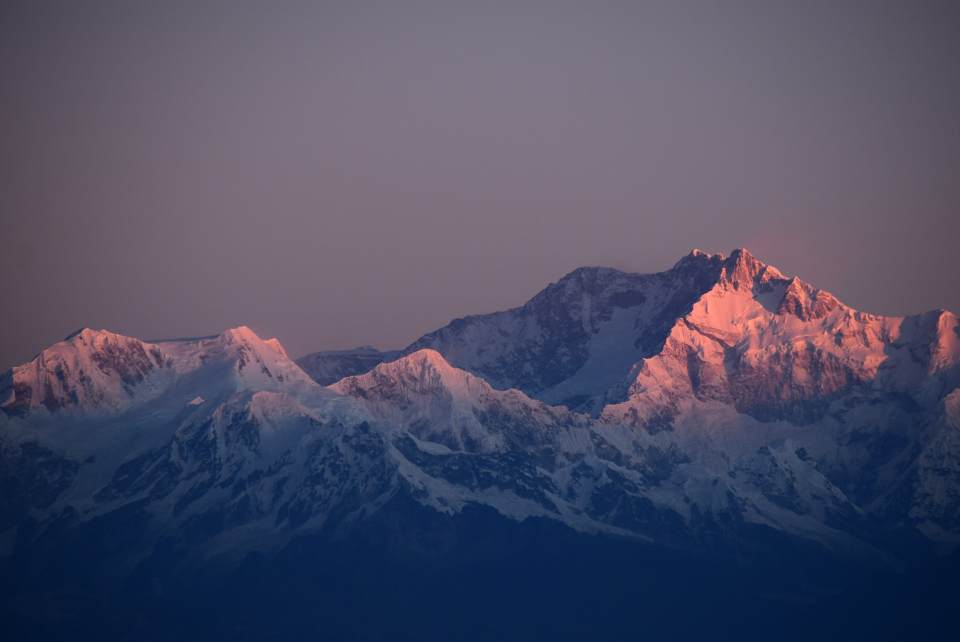
#> input picture tests/images/mountain.jpg, 1919 x 1283 px (shown at 1/2 size)
$ python -i edge.py   (imports and definitions only)
#> lines starting #> are read from the running program, lines starting #| are printed output that depends on the picture
### operations/grayscale.py
#  Copyright (C) 2023  Cullen St-Clair
#  Licensed Under the GNU GPL v3.0 License
#  See LICENSE for more information

import numpy as np


def grayscale(img: np.ndarray) -> np.ndarray:
    """Converts the image to grayscale.

    Args:
        img (np.ndarray): The image to convert to grayscale
        has_alpha (bool): Whether the image has an alpha channel

    Returns:
        np.ndarray: The grayscale image
    """

    # Average of all colour channels weighted equally for simple grayscale (naive)
    # gray = np.mean(img[..., :3], axis=2)

    # Gamma-corrected grayscale (weighted colour channels, vectorized for speed)
    gray = np.dot(img[..., :3], [0.2989, 0.5870, 0.1140])

    # Rebuild three colour channels for compatibility with other operations
    gray = np.dstack((gray, gray, gray))

    # Add the alpha channel back in if necessary
    if img.shape[2] == 4:
        alpha = img[..., 3]
        gray = np.dstack((gray, alpha))

    # Clip values to the range [0, 255]
    np.clip(gray, 0, 255, out=gray)

    # Convert back to uint8
    return gray.astype(np.uint8)

### operations/convolve.py
#  Copyright (C) 2023  Cullen St-Clair
#  Licensed Under the GNU GPL v3.0 License
#  See LICENSE for more information

import numpy as np
from scipy.signal import convolve2d


def convolve(img: np.ndarray, kernel: np.ndarray, passes: int = 1) -> np.ndarray:
    """Convolves an image with a kernel.

    Args:
        img (np.ndarray): The image to convolve
        kernel (np.ndarray): The kernel to convolve with (internally flipped in both axes)
        passes (int, optional): The number of times to convolve the image. Defaults to 1

    Returns:
        np.ndarray: The convolved image
    """

    # Ensure the kernel is square and is odd-sized
    if kernel.shape[0] != kernel.shape[1] or kernel.shape[0] % 2 == 0:
        raise ValueError("Kernel must be an odd-sized square")

    # Flip the kernel in both axes (convolution is equivalent to correlation with a flipped kernel)
    kernel = np.flip(kernel)

    # Promote array types
    img = img.astype(np.float64)
    kernel = kernel.astype(np.float64)

    # Extract alpha channel if necessary
    if img.shape[2] == 4:
        alpha = img[..., 3]
    else:
        alpha = None

    # Shortcut if image is grayscale
    if np.array_equal(img[..., 0], img[..., 1]) and np.array_equal(img[..., 0], img[..., 2]):
        # Perform the convolution
        gray = img[..., 0]
        for _ in range(passes):
            gray = convolve2d(gray, kernel, mode='same', boundary='symm')

        # Rebuild three colour channels for compatibility with other operations
        img = np.dstack((gray, gray, gray))

    else:
        # Extract colour channels from the image
        red = img[..., 0]
        green = img[..., 1]
        blue = img[..., 2]

        # Perform the convolution
        for _ in range(passes):
            red = convolve2d(red, kernel, mode='same', boundary='symm')
            green = convolve2d(green, kernel, mode='same', boundary='symm')
            blue = convolve2d(blue, kernel, mode='same', boundary='symm')

        # Recombine colour channels
        img = np.dstack((red, green, blue))

    # Add the alpha channel back in if necessary
    if alpha is not None:
        img = np.dstack((img, alpha))

    # Clip values to the range [0, 255] before converting back to uint8
    np.clip(img, 0, 255, out=img)

    # Convert back to uint8
    return img.astype(np.uint8)

### operations/threshold.py
#  Copyright (C) 2023  Cullen St-Clair
#  Licensed Under the GNU GPL v3.0 License
#  See LICENSE for more information

import numpy as np

from .grayscale import grayscale


def threshold(img: np.ndarray, cutoff: int = 128, binary: bool = False, invert: bool = False) -> np.ndarray:
    """Applies a threshold to an image.

    Args:
        img (np.ndarray): The image to apply the threshold to
        cutoff (int, optional): The threshold value. Defaults to 128
        binary (bool, optional): Whether to perform binary segmentation. Defaults to False
        invert (bool, optional): Whether to invert the threshold. Defaults to False

    Returns:
        np.ndarray: The thresholded image
    """

    # Ensure the threshold value is in the range [0, 255]
    if cutoff < 0 or cutoff > 255:
        raise ValueError("Threshold value must be in the range [0, 255]")

        # Convert to grayscale if performing binary segmentation
    if binary:
        img = grayscale(img)

    # Extract colour channels from the image
    red = img[..., 0]
    green = img[..., 1]
    blue = img[..., 2]

    # Extract alpha channel if necessary
    if img.shape[2] == 4:
        alpha = img[..., 3]
    else:
        alpha = None

    # Apply the threshold
    red = np.where(red < cutoff, 0, 255)
    green = np.where(green < cutoff, 0, 255)
    blue = np.where(blue < cutoff, 0, 255)

    # Recombine colour channels
    img = np.dstack((red, green, blue))

    # Add the alpha channel back in if necessary
    if alpha is not None:
        img = np.dstack((img, alpha))

    # Invert the threshold if specified
    if invert:
        img = 255 - img

    return img.astype(np.uint8)

### operations/edge.py
#  Copyright (C) 2023  Cullen St-Clair
#  Licensed Under the GNU GPL v3.0 License
#  See LICENSE for more information

import numpy as np

from .convolve import convolve
from .grayscale import grayscale
from .threshold import threshold


def edge(img: np.ndarray, cutoff: int = 150) -> np.ndarray:
    """Applies edge detection to an image using a Sobel filter.

    Args:
        img (np.ndarray): The image to apply edge detection to
        cutoff (int, optional): The threshold to use for edge detection. Defaults to 150.

    Returns:
        np.ndarray: The edge-detected image
    """

    # Convert to grayscale
    img = grayscale(img)

    # Filter noise by blurring the image (approximate Gaussian blur)
    img = convolve(img, np.array([[1, 2, 1], [2, 4, 2], [1, 2, 1]]) / 16, passes=2)

    # Sobel kernels
    gx = np.array([[-1, 0, 1], [-2, 0, 2], [-1, 0, 1]])
    gy = np.array([[-1, -2, -1], [0, 0, 0], [1, 2, 1]])

    # Convolve the image with the kernels
    img_x = convolve(img, gx)
    img_y = convolve(img, gy)

    # Combine the results by taking the magnitude of the gradient
    img = np.sqrt(img_x ** 2 + img_y ** 2)

    # Normalize the image
    img = img / np.max(img) * 255

    # Clip values to the range [0, 255]
    np.clip(img, 0, 255, out=img)

    # Threshold the image to reduce noise
    img = threshold(img, cutoff)

    # Convert back to uint8
    return img.astype(np.uint8)

>>> import cv2
>>> picture = cv2.imread('../tests/images/mountain.jpg')
#> picture is the input picture: shape (1283, 1919, 3); mean B, G, R 100.3, 77.3, 77.8
>>> result = edge(picture)
#> in grayscale, `gray = np.dot(img[..., :3], [0.2989, 0.5870, 0.1140])`:
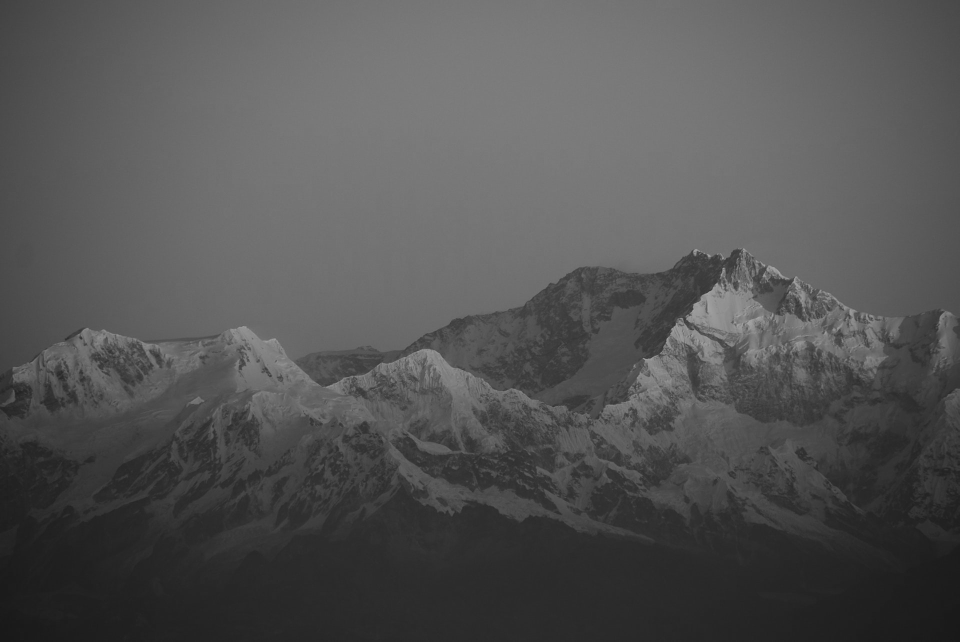
#> gray: shape (1283, 1919) float64 (shown at 1/2 size); min 24.43, max 178.1, mean 84.2
#> in convolve, `kernel = np.flip(kernel)`: kernel = [[0.0625, 0.125, 0.0625], [0.125, 0.25, 0.125], [0.0625, 0.125, 0.0625]]
#> call 2 of convolve, with kernel = array of shape (3, 3), passes = 1
#> the loop in convolve (call 2), `for _ in range(passes):` made 1 pass
#> pass 1, in convolve (call 2), `gray = convolve2d(gray, kernel, mode='same', boundary='symm')`:
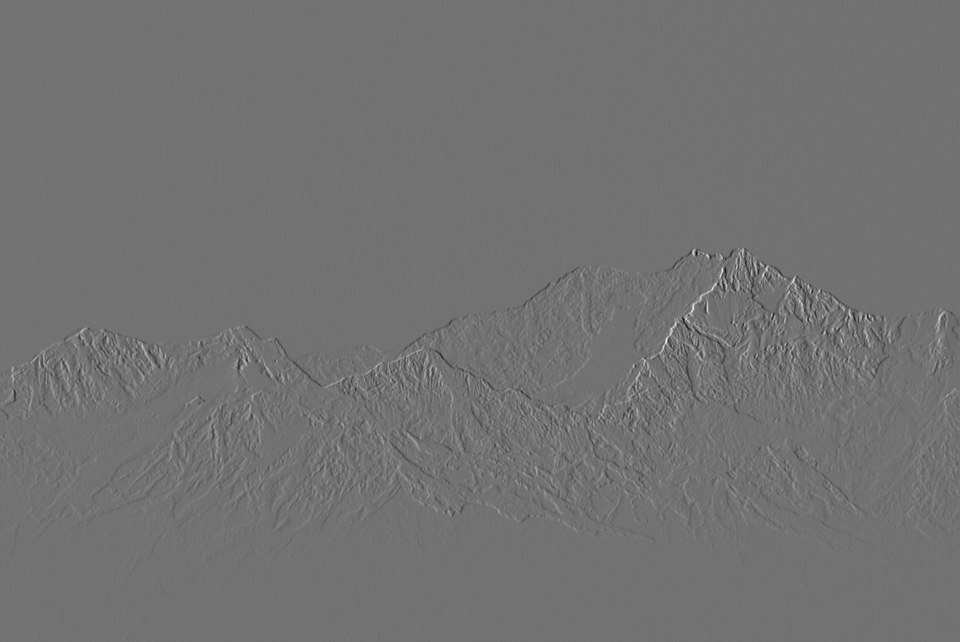
#> gray: shape (1283, 1919) float64 (shown at 1/2 size); min -182, max 224, mean 0; drawn with min black and max white
#> in convolve (call 2), `np.clip(img, 0, 255, out=img)`:
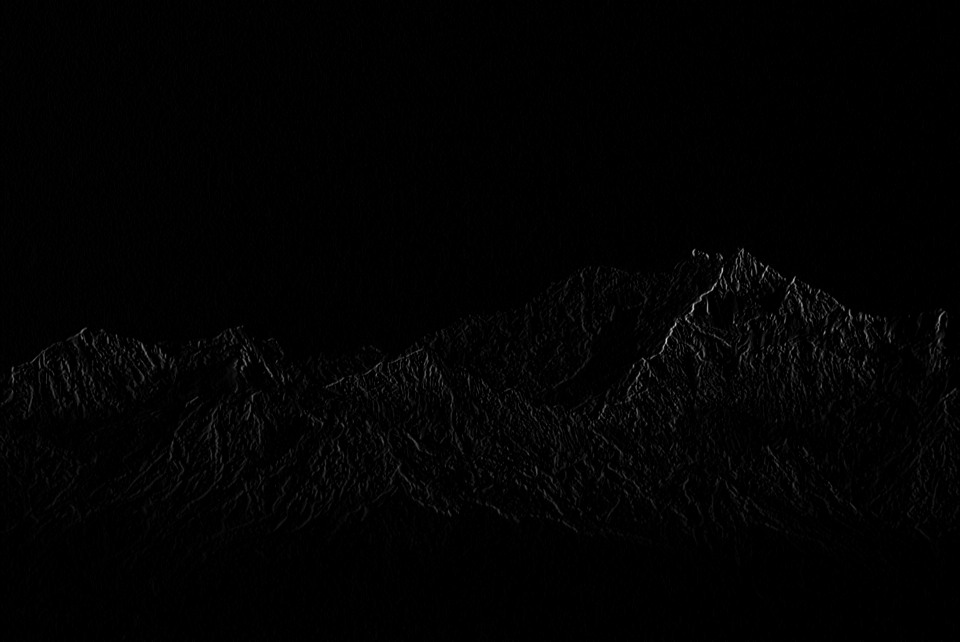
#> img: shape (1283, 1919, 3) float64 (shown at 1/2 size); min 0, max 224, mean 2.2
#> the loop in convolve (call 3), `for _ in range(passes):` made 1 pass
#> pass 1, in convolve (call 3), `gray = convolve2d(gray, kernel, mode='same', boundary='symm')`:
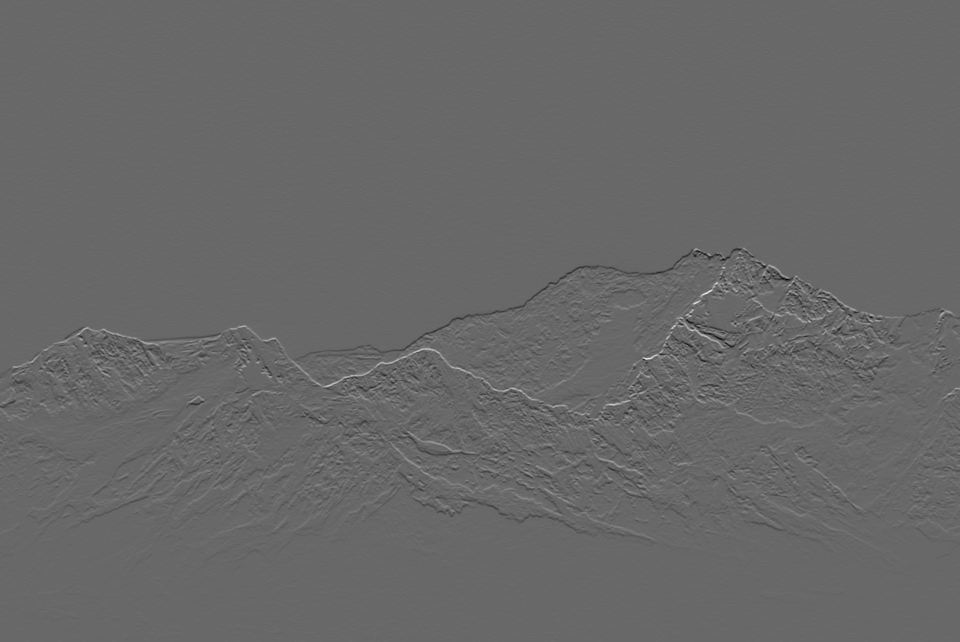
#> gray: shape (1283, 1919) float64 (shown at 1/2 size); min -170, max 244, mean -0.4; drawn with min black and max white
#> in edge, `img = np.sqrt(img_x ** 2 + img_y ** 2)`:
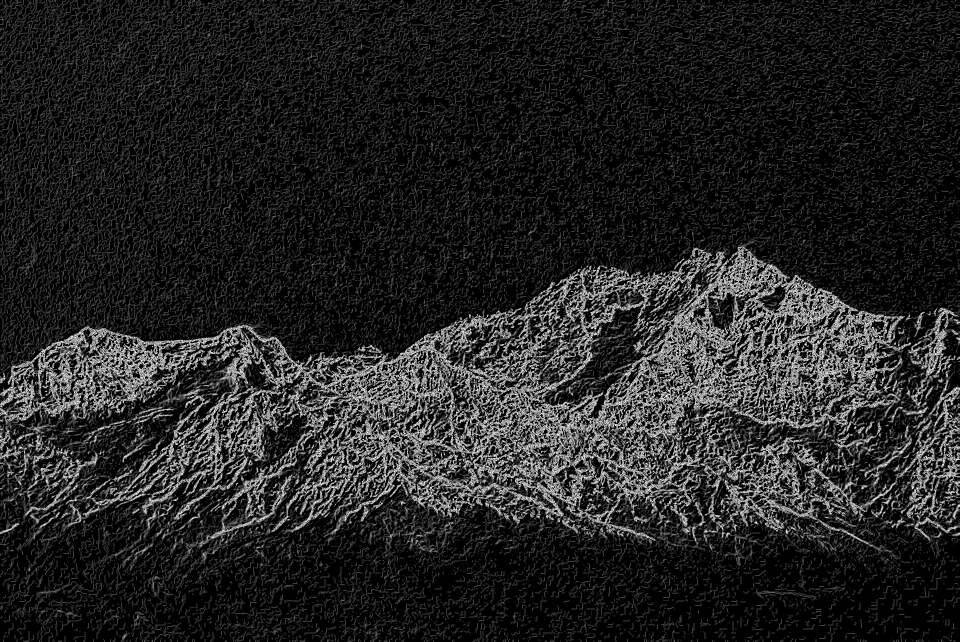
#> img: shape (1283, 1919, 3) float16 (shown at 1/2 size); min 0, max 15.81, mean 2.25; drawn with min black and max white
#> in threshold, `red = np.where(red < cutoff, 0, 255)`:
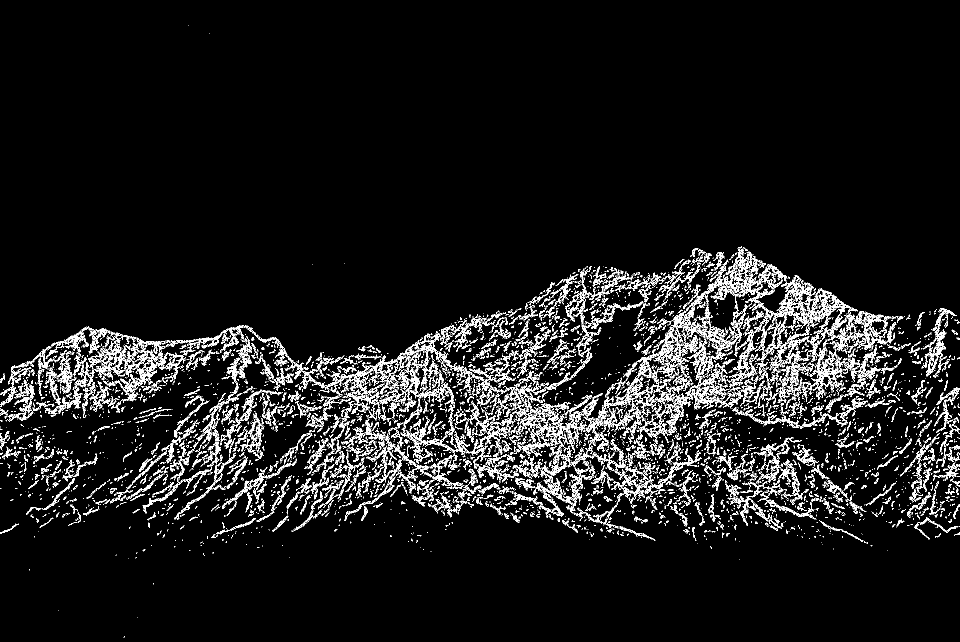
#> red: shape (1283, 1919) int64 (shown at 1/2 size); 7.3% white in thin lines or dots
#> in threshold, `img = np.dstack((red, green, blue))`: img: shape (1283, 1919, 3) int64; 7.3% white in thin lines or dots
#> in threshold, `return img.astype(np.uint8)`: returned value: shape (1283, 1919, 3); 7.3% white in thin lines or dots
